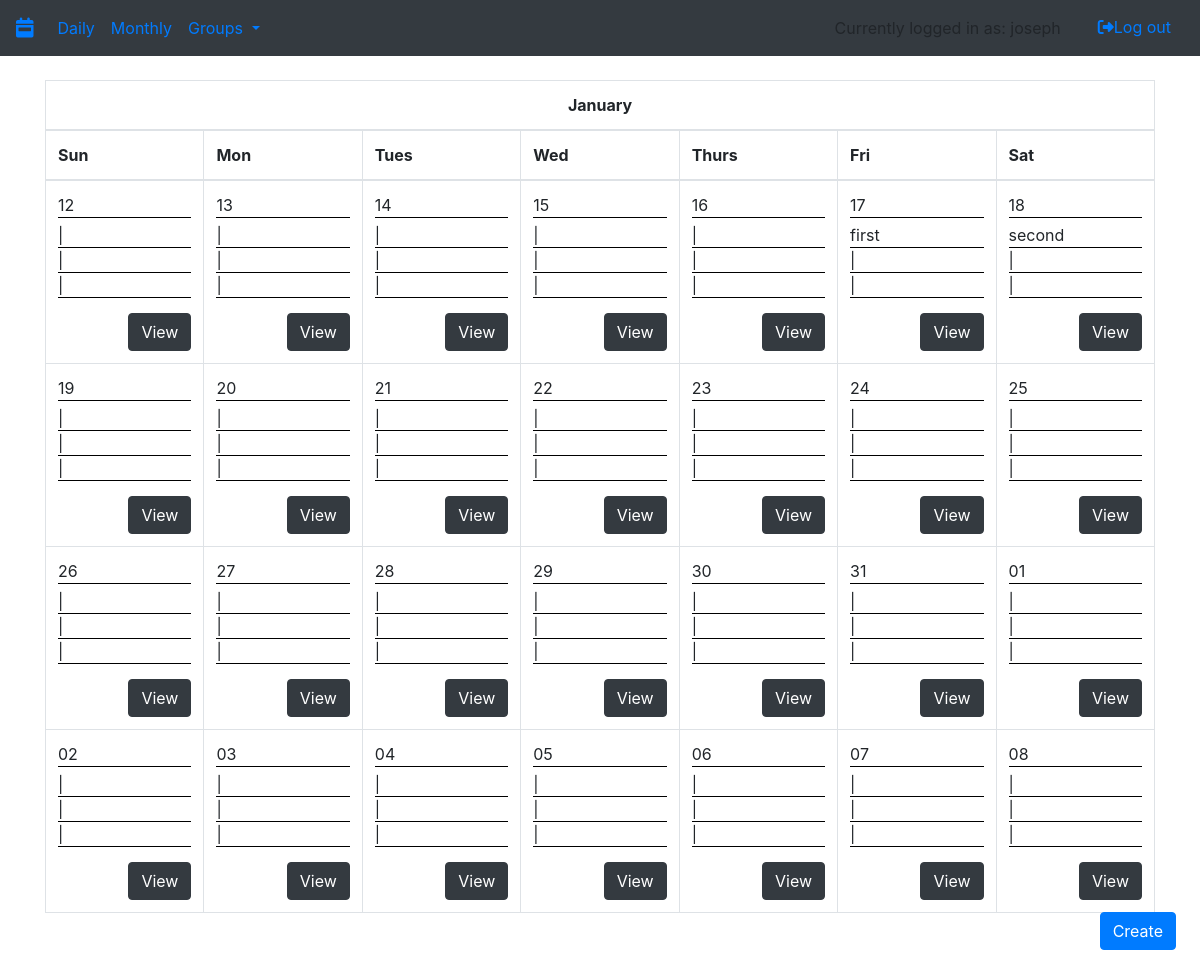
The page /month (signed in) on the database as committed earlier.
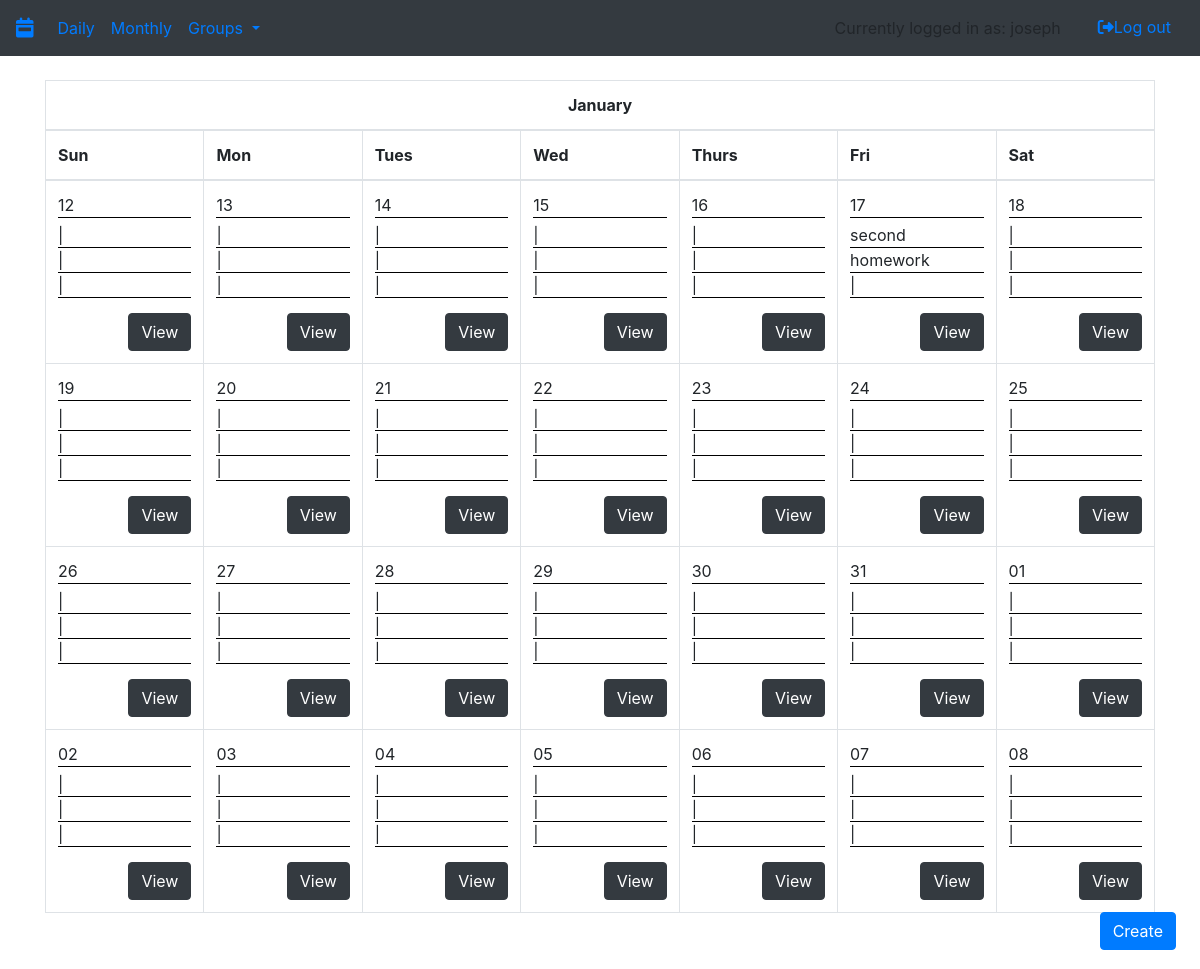
The same page on the database as committed later.
### app/utl/models.py (models this page shows, shortened)
class User(db.Model, UserMixin):
    id = db.Column(db.Integer, primary_key=True)
    username = db.Column(db.String(80), unique=True, nullable=False)
    password = db.Column(db.String(80), nullable=False)
    tasks = db.relationship('Task', backref='user') #whenever you create a task, append it to user.tasks
    admin_groups = db.relationship('Group', backref='user') #whenever you create a group, append it to the users admin groups who created it
    groups = association_proxy('groupownership', #whenever a user joins a group, append it to their groups
                              'group',
                              creator=lambda c: GroupLinks(id, c.id))

class Task(db.Model):
    id = db.Column(db.Integer,primary_key=True)
    user_id = db.Column(db.ForeignKey('user.id'), nullable = False)
    group_id = db.Column(db.Integer, db.ForeignKey('group.id'))
    due_date_m = db.Column(db.Integer, nullable = False)
    due_date_d = db.Column(db.Integer, nullable = False)
    due_date_hr = db.Column(db.Integer)
    due_date_mm = db.Column(db.Integer)
    priority = db.Column(db.Integer, nullable = False)
    timestamp = db.Column(db.DateTime, nullable=False,
                                       default=datetime.utcnow)
    title = db.Column(db.String(80), nullable=False)
    description = db.Column(db.String(80))
    upvotes = db.Column(db.Integer)
    downvotes = db.Column(db.Integer)

### app/app.py (the view)
@login_required
@app.route('/month', methods=['GET', 'POST'])
def month():
    today = datetime.today()
    weekday = today.weekday()
    print(genWeek(getWeek(today,weekday,0)))
    print(today + timedelta(0))
    data=[]
    data.append(genWeek(getWeek(today,weekday,0)))
    data.append(genWeek(getWeek(today,weekday,1)))
    data.append(genWeek(getWeek(today,weekday,2)))
    data.append(genWeek(getWeek(today,weekday,3)))
    return render_template('month.html', data=data,month=today.strftime('%B'),displayData=genDisplayCard(request.args),editData=genEditCard(request.args))

### app/app.py (called while the page is built, shortened)
@login_manager.user_loader
def load_user(user_id):
    return User.query.get(user_id)

def genWeek(data):
    personal_tasks = data[0]
    group_tasks = data[1]
    week=[]
    for key in personal_tasks:
        day=[key.split(",")[1]]
        day.append(key.split(",")[2])
        temp = []
        for elem in personal_tasks[key]:
            temp.append(elem.title)
        for i in range(0,3):
            if i < len(temp):
                day.append(temp[i])
            else:
                day.append("|")
        week.append(day)
    return week

def genDisplayCard(args):
    displayData = [1,[],""]
    if len(args)==0:
        return [0,[],""]

def genEditCard(args):
    editData={}
    print(args)
    if ('taskID' not in args):
        return {'id':"",'title':"",'description':"",'dueDate':""}

### app/templates/month.html (shortened to what this page needs)
{% extends "base.html" %}
{% block content %}
    <div class="container" style="height:inherit">
        <table class="table table-bordered">
            <thead>
            <tr>
                <th colspan="7" class="text-center">{{ month }}</th>
            </tr>
            <tr>
                <th scope="col">Sun</th>
                <th scope="col">Mon</th>
                <th scope="col">Tues</th>
                <th scope="col">Wed</th>
                <th scope="col">Thurs</th>
                <th scope="col">Fri</th>
                <th scope="col">Sat</th>
            </tr>
            </thead>
            <tbody>
            {% for week in data %}
                <tr>
                    {% for day in week %}
                        <td>
                            <div class="tCell">
                                <div class="cellContent">
                                    <div class="cellDate" style="border-bottom:1px solid black;">
                                        {{ day[1] }}
                                    </div>
                                    <div class="cellList" style="padding-top:5px">
                                        <div class="cellTask">
                                            {{ day[2] }}
                                        </div>
                                        <div class="cellTask">
                                            {{ day[3] }}
                                        </div>
                                        <div class="cellTask">
                                            {{ day[4] }}
                                        </div>
                                    </div>
                                </div>
                                <div class="cellButton" style="float:bottom">
                                    <form action="/month">
                                        <button class="btn btn-dark" style="float:right">View</button>
                                    </form>
                                </div>
                            </div>
                        </td>
                    {% endfor %}
                </tr>
            {% endfor %}
            </tbody>
        </table>
    </div>
{% endblock %}

### app/templates/base.html (shortened to what this page needs)
{% from "macros/render_flashes.html" import render_flashes %}
<!DOCTYPE html>
<html lang="en">
<head>
    <link rel="stylesheet" href="https://stackpath.bootstrapcdn.com/bootstrap/4.3.1/css/bootstrap.min.css"
>
    <link rel="stylesheet" href="https://stackpath.bootstrapcdn.com/bootstrap/4.3.1/css/bootstrap.min.css"
>
</head>
<body>
<nav class="navbar navbar-expand-sm bg-dark">
    <div class="navbar-header">
        <a class="navbar-brand" href="/"><i class="fas fa-calendar-week"></i></a>
    </div>
    {% if current_user.is_authenticated %}
    <ul class="navbar-nav mr-auto">
        <li class="nav-item">
            <a class="nav-link" href="{{ url_for('day') }}">Daily</a>
        </li>
        <li class="nav-item">
            <a class="nav-link" href="{{ url_for('month') }}">Monthly</a>
        </li>
        <li class="nav-item dropdown">
            <a class="nav-link dropdown-toggle" href="#" id="navbardrop" data-toggle="dropdown">
                Groups
            </a>
        </li>
    </ul>
    <div class="nav navbar-nav ml-auto">
            <li class="navbar-text mr-4">
              {% if current_user is not none %}
                  Currently logged in as: {{ current_user.username }}
              {% endif %}
            </li>
            <li><a href="{{ url_for('logout') }}">
                <button class="btn btn-link"><i
                        class="fas fa-sign-out-alt"></i>Log out
                </button>
            </a></li>
    </div>
    {% endif %}
</nav>
{{ render_flashes() }}
{% if current_user.is_authenticated %}
  <div id="form button" style="position: fixed; bottom: 2%; right: 2%;">
      <button class="btn btn-primary" role="button" data-toggle="popover" data-trigger="focus"
              data-html="true" data-placement="top" title="Create New">
          Create
      </button>
  </div>
{% endif %}
{% block content %}
{% endblock content %}
</body>
</html>

### app/templates/macros/render_flashes.html (shortened to what this page needs)
{% macro render_flashes() %}
    <br>
{% endmacro %}

Rows that differ between the two databases and show on the page:
removed Task: due_date_d "17", title "first", day "|"
no longer on one of the page's lists (row edited): Task: due_date_d "18", title "second"
added Task: title "homework"
Other text that changed with them:
new list line: "17 | View 18 | | | View"
new list line: "second"
